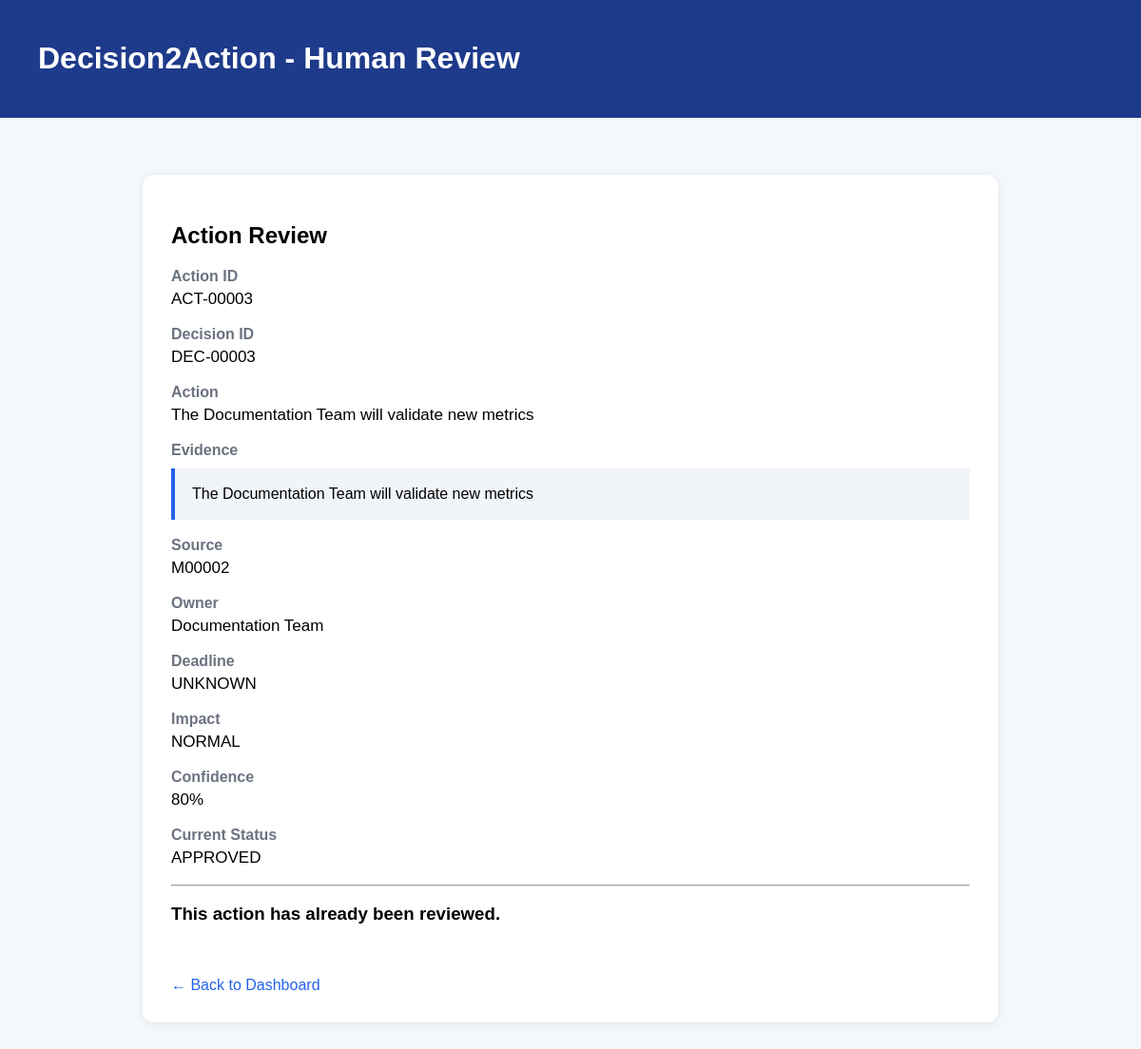
/review/ACT-00003, run on the app's committed database.
### tables this page shows
CREATE TABLE actions (
            action_id TEXT PRIMARY KEY,
            decision_id TEXT,
            action_text TEXT,
            owner TEXT,
            deadline TEXT,
            impact TEXT,
            confidence INTEGER,
            status TEXT,
            FOREIGN KEY (decision_id)
                REFERENCES decisions(decision_id)
        );

CREATE TABLE decisions (
            decision_id TEXT PRIMARY KEY,
            source_id TEXT,
            decision_text TEXT,
            evidence TEXT,
            confidence INTEGER,
            status TEXT,
            created_at TEXT
        );

### app.py (the view)
@app.route("/review/<action_id>")
def review_action(action_id):
    db = get_db()
    action = db.execute("""
        SELECT
            actions.*,
            decisions.evidence,
            decisions.source_id
        FROM actions
        LEFT JOIN decisions
        ON actions.decision_id = decisions.decision_id
        WHERE actions.action_id = ?
    """, (action_id,)).fetchone()
    db.close()
    if action is None:
        return "Action not found", 404
    return render_template(
        "review.html",
        action=action
    )

### app.py (called while the page is built)
def get_db():
    connection = sqlite3.connect(DATABASE_PATH)
    connection.row_factory = sqlite3.Row
    return connection

### templates/review.html (shortened to what this page needs)
<!DOCTYPE html>
<html lang="en">
<head>
</head>
<body>
    <div class="header">
        <h1>Decision2Action - Human Review</h1>
    </div>
    <div class="container">
        <div class="card">
            <h2>Action Review</h2>
            <div class="row">
                <div class="label">
                    Action ID
                </div>
                <div class="value">
                    {{ action["action_id"] }}
                </div>
            </div>
            <div class="row">
                <div class="label">
                    Decision ID
                </div>
                <div class="value">
                    {{ action["decision_id"] }}
                </div>
            </div>
            <div class="row">
                <div class="label">
                    Action
                </div>
                <div class="value">
                    {{ action["action_text"] }}
                </div>
            </div>
            <div class="row">
                <div class="label">
                    Evidence
                </div>
                <div class="evidence">
                    {{ action["evidence"] }}
                </div>
            </div>
            <div class="row">
                <div class="label">
                    Source
                </div>
                <div class="value">
                    {{ action["source_id"] }}
                </div>
            </div>
            <div class="row">
                <div class="label">
                    Owner
                </div>
                <div class="value">
                    {{ action["owner"] }}
                </div>
            </div>
            <div class="row">
                <div class="label">
                    Deadline
                </div>
                <div class="value">
                    {{ action["deadline"] }}
                </div>
            </div>
            <div class="row">
                <div class="label">
                    Impact
                </div>
                <div class="value {% if action['impact'] == 'HIGH' %}high{% endif %}">
                    {{ action["impact"] }}
                </div>
            </div>
            <div class="row">
                <div class="label">
                    Confidence
                </div>
                <div class="value">
                    {{ action["confidence"] }}%
                </div>
            </div>
            <div class="row">
                <div class="label">
                    Current Status
                </div>
                <div class="value">
                    {{ action["status"] }}
                </div>
            </div>
            <hr>
            {% if action["status"] not in ["APPROVED", "OVERRIDDEN"] %}
            <h3>Human Confirmation</h3>
            <form
                method="POST"
                action="/approve/{{ action['action_id'] }}"
                style="display:inline;"
            >
                <button
                    type="submit"
                    class="approve"
                >
                    APPROVE ACTION
                </button>
            </form>
            <br><br>
            <form
                method="POST"
                action="/override/{{ action['action_id'] }}"
            >
                <label>
                    <strong>
                        Override Reason (Required)
                    </strong>
                </label>
                <textarea
                    name="reason"
                    placeholder="Enter the reason for overriding this recommendation..."
                    required
                ></textarea>
                <br>
                <button
                    type="submit"
                    class="override"
                >
                    OVERRIDE ACTION
                </button>
            </form>
            {% else %}
            <h3>
                This action has already been reviewed.
            </h3>
            {% endif %}
            <br><br>
            <a href="/">
                ← Back to Dashboard
            </a>
        </div>
    </div>
</body>
</html>

### templates/review.html (style rules this page uses)
body { font-family: Arial, sans-serif; background: #f4f7fb; margin: 0; }
.header { background: #1e3a8a; color: white; padding: 22px 40px; }
.container { max-width: 900px; margin: 40px auto; padding: 20px; }
.card { background: white; padding: 30px; border-radius: 12px; box-shadow: 0 2px 10px rgba(0,0,0,0.08); }
.row { margin-bottom: 18px; }
.label { font-weight: bold; color: #6b7280; margin-bottom: 5px; }
.value { font-size: 17px; }
.evidence { background: #f1f5f9; padding: 18px; border-left: 4px solid #2563eb; margin-top: 10px; }
a { color: #2563eb; text-decoration: none; }

### data on the page
actions: action_id "ACT-00003", decision_id "DEC-00003", action_text "The Documentation Team will validate new metrics", owner "Documentation Team", deadline "UNKNOWN", impact "NORMAL", confidence "80", status "APPROVED"
decisions: evidence "The Documentation Team will validate new metrics", source_id "M00002"
